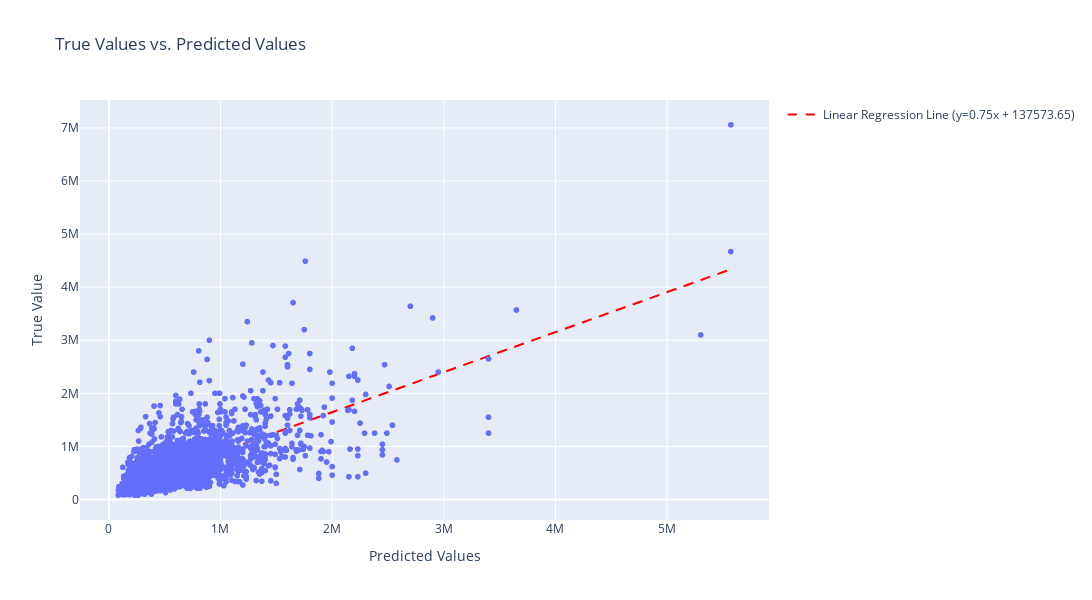

Source (notebook cell):
### Markdown cell above
### The  pattern in residual plots are a sign for equilibrium predictio ???

### Code cell
import plotly.express as px
import numpy as np

# Assuming you have y_test and y_pred_test as your true and predicted data

# Create the scatter plot
fig = px.scatter(x=y_pred_test, y=y_test, title='True Values vs. Predicted Values',
                 labels={'x': 'Predicted Values', 'y': 'True Value'})

# Calculate the linear regression line
slope, intercept = np.polyfit(y_pred_test, y_test, 1)
regression_line = slope * y_pred_test + intercept

# Add the linear regression line to the plot
fig.add_scatter(x=y_pred_test, y=regression_line, mode='lines',
                line=dict(color='red', dash='dash'),
                name=f'Linear Regression Line (y={slope:.2f}x + {intercept:.2f})')
fig.update_layout(width=1200,height=600)
fig.show()

### Figure 1 — Plotly figure (JSON) as saved in the notebook; plotly's stock layout.template omitted (floating-point values rounded to 4 significant figures; data arrays with more than 128 entries replaced by an {"elided": "..."} marker saying what was removed)
{"data": [{"hovertemplate": "Predicted Values=%{x}<br>True Value=%{y}<extra></extra>", "legendgroup": "", "marker": {"color": "#636efa", "symbol": "circle"}, "mode": "markers", "name": "", "showlegend": false, "type": "scattergl", "x": {"elided": "5400 int values"}, "xaxis": "x", "y": {"elided": "5400 int values"}, "yaxis": "y"}, {"line": {"color": "red", "dash": "dash"}, "mode": "lines", "name": "Linear Regression Line (y=0.75x + 137573.65)", "type": "scatter", "x": {"elided": "5400 int values"}, "y": {"elided": "5400 float values"}}], "layout": {"height": 600, "legend": {"tracegroupgap": 0}, "title": {"text": "True Values vs. Predicted Values"}, "width": 1200, "xaxis": {"anchor": "y", "domain": [0, 1], "title": {"text": "Predicted Values"}}, "yaxis": {"anchor": "x", "domain": [0, 1], "title": {"text": "True Value"}}}}
